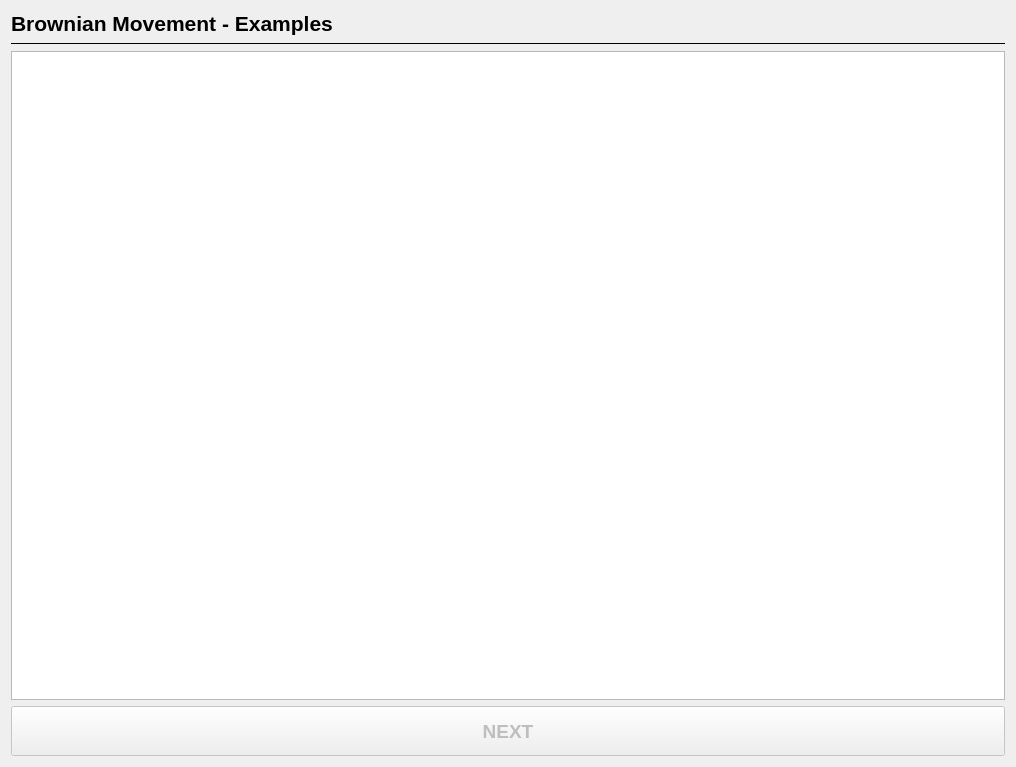
<?xml version="1.0" encoding="UTF-8"?>
<ui version="4.0">
 <class>brownian_example_dialog</class>
 <widget class="QDialog" name="brownian_example_dialog">
  <property name="geometry">
   <rect>
    <x>0</x>
    <y>0</y>
    <width>1016</width>
    <height>767</height>
   </rect>
  </property>
  <property name="windowTitle">
   <string>Brownian Movement - Examples</string>
  </property>
  <layout class="QVBoxLayout" name="verticalLayout_2">
   <item>
    <layout class="QVBoxLayout" name="verticalLayout" stretch="1">
     <item>
      <layout class="QHBoxLayout" name="horizontalLayout" stretch="1,5">
       <item>
        <layout class="QVBoxLayout" name="verticalLayout_4">
         <item>
          <widget class="QLabel" name="label_title">
           <property name="font">
            <font>
             <pointsize>16</pointsize>
             <weight>75</weight>
             <bold>true</bold>
            </font>
           </property>
           <property name="text">
            <string>Brownian Movement - Examples</string>
           </property>
          </widget>
         </item>
         <item>
          <widget class="QFrame" name="frame">
           <property name="frameShape">
            <enum>QFrame::HLine</enum>
           </property>
           <property name="frameShadow">
            <enum>QFrame::Plain</enum>
           </property>
          </widget>
         </item>
         <item>
          <widget class="QTextEdit" name="text_edit_instruction">
           <property name="enabled">
            <bool>true</bool>
           </property>
           <property name="readOnly">
            <bool>true</bool>
           </property>
          </widget>
         </item>
         <item>
          <widget class="QPushButton" name="button_next">
           <property name="enabled">
            <bool>false</bool>
           </property>
           <property name="minimumSize">
            <size>
             <width>0</width>
             <height>50</height>
            </size>
           </property>
           <property name="font">
            <font>
             <pointsize>14</pointsize>
             <weight>75</weight>
             <bold>true</bold>
            </font>
           </property>
           <property name="text">
            <string>NEXT</string>
           </property>
          </widget>
         </item>
        </layout>
       </item>
       <item>
        <layout class="QVBoxLayout" name="verticalLayout_3" stretch="1,1,1">
         <item>
          <layout class="QHBoxLayout" name="horizontalLayout_4">
           <item>
            <layout class="QHBoxLayout" name="layout_graph_1"/>
           </item>
           <item>
            <layout class="QHBoxLayout" name="layout_graph_2"/>
           </item>
          </layout>
         </item>
         <item>
          <layout class="QHBoxLayout" name="horizontalLayout_2">
           <item>
            <layout class="QHBoxLayout" name="layout_graph_3"/>
           </item>
           <item>
            <layout class="QHBoxLayout" name="layout_graph_4"/>
           </item>
          </layout>
         </item>
         <item>
          <layout class="QHBoxLayout" name="horizontalLayout_3">
           <item>
            <layout class="QHBoxLayout" name="layout_graph_5"/>
           </item>
           <item>
            <layout class="QHBoxLayout" name="layout_graph_6"/>
           </item>
          </layout>
         </item>
        </layout>
       </item>
      </layout>
     </item>
    </layout>
   </item>
  </layout>
 </widget>
 <resources/>
 <connections/>
</ui>
